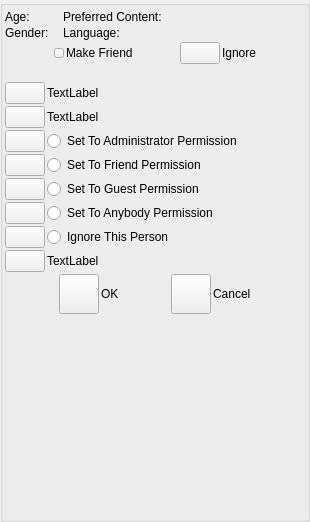
<?xml version="1.0" encoding="UTF-8"?>
<ui version="4.0">
 <class>AppletPeerChangeFriendshipUi</class>
 <widget class="QWidget" name="AppletPeerChangeFriendshipUi">
  <property name="geometry">
   <rect>
    <x>0</x>
    <y>0</y>
    <width>310</width>
    <height>522</height>
   </rect>
  </property>
  <property name="sizePolicy">
   <sizepolicy hsizetype="Expanding" vsizetype="Expanding">
    <horstretch>0</horstretch>
    <verstretch>0</verstretch>
   </sizepolicy>
  </property>
  <property name="minimumSize">
   <size>
    <width>0</width>
    <height>32</height>
   </size>
  </property>
  <property name="windowTitle">
   <string>Dialog</string>
  </property>
  <layout class="QVBoxLayout" name="verticalLayout">
   <property name="spacing">
    <number>0</number>
   </property>
   <property name="leftMargin">
    <number>0</number>
   </property>
   <property name="topMargin">
    <number>0</number>
   </property>
   <property name="rightMargin">
    <number>0</number>
   </property>
   <property name="bottomMargin">
    <number>0</number>
   </property>
   <item>
    <widget class="QGroupBox" name="DialogItemsGroupBox">
     <property name="sizePolicy">
      <sizepolicy hsizetype="Expanding" vsizetype="Expanding">
       <horstretch>0</horstretch>
       <verstretch>0</verstretch>
      </sizepolicy>
     </property>
     <property name="minimumSize">
      <size>
       <width>0</width>
       <height>0</height>
      </size>
     </property>
     <property name="title">
      <string/>
     </property>
     <layout class="QVBoxLayout" name="verticalLayout_4">
      <property name="spacing">
       <number>2</number>
      </property>
      <property name="leftMargin">
       <number>2</number>
      </property>
      <property name="topMargin">
       <number>2</number>
      </property>
      <property name="rightMargin">
       <number>2</number>
      </property>
      <property name="bottomMargin">
       <number>2</number>
      </property>
      <item>
       <widget class="IdentWidget" name="m_IdentWidget" native="true"/>
      </item>
      <item>
       <layout class="QHBoxLayout" name="horizontalLayout_9">
        <property name="spacing">
         <number>5</number>
        </property>
        <item>
         <layout class="QVBoxLayout" name="verticalLayout_3">
          <property name="spacing">
           <number>2</number>
          </property>
          <item>
           <layout class="QHBoxLayout" name="horizontalLayout_7">
            <item>
             <widget class="QLabel" name="label_6">
              <property name="sizePolicy">
               <sizepolicy hsizetype="Minimum" vsizetype="Preferred">
                <horstretch>0</horstretch>
                <verstretch>0</verstretch>
               </sizepolicy>
              </property>
              <property name="text">
               <string>Age:</string>
              </property>
             </widget>
            </item>
            <item>
             <widget class="QLabel" name="m_AgeTextLabel">
              <property name="sizePolicy">
               <sizepolicy hsizetype="Minimum" vsizetype="Preferred">
                <horstretch>0</horstretch>
                <verstretch>0</verstretch>
               </sizepolicy>
              </property>
              <property name="text">
               <string/>
              </property>
             </widget>
            </item>
           </layout>
          </item>
          <item>
           <layout class="QHBoxLayout" name="horizontalLayout_8">
            <item>
             <widget class="QLabel" name="label_3">
              <property name="sizePolicy">
               <sizepolicy hsizetype="Minimum" vsizetype="Preferred">
                <horstretch>0</horstretch>
                <verstretch>0</verstretch>
               </sizepolicy>
              </property>
              <property name="text">
               <string>Gender:</string>
              </property>
             </widget>
            </item>
            <item>
             <widget class="QLabel" name="m_GenderTextLabel">
              <property name="sizePolicy">
               <sizepolicy hsizetype="Minimum" vsizetype="Preferred">
                <horstretch>0</horstretch>
                <verstretch>0</verstretch>
               </sizepolicy>
              </property>
              <property name="text">
               <string/>
              </property>
             </widget>
            </item>
           </layout>
          </item>
         </layout>
        </item>
        <item>
         <layout class="QVBoxLayout" name="verticalLayout_2">
          <property name="spacing">
           <number>2</number>
          </property>
          <item>
           <layout class="QHBoxLayout" name="horizontalLayout_6">
            <item>
             <widget class="QLabel" name="label">
              <property name="sizePolicy">
               <sizepolicy hsizetype="Minimum" vsizetype="Preferred">
                <horstretch>0</horstretch>
                <verstretch>0</verstretch>
               </sizepolicy>
              </property>
              <property name="text">
               <string>Preferred Content:</string>
              </property>
             </widget>
            </item>
            <item>
             <widget class="QLabel" name="m_ContentTextLabel">
              <property name="sizePolicy">
               <sizepolicy hsizetype="Expanding" vsizetype="Preferred">
                <horstretch>0</horstretch>
                <verstretch>0</verstretch>
               </sizepolicy>
              </property>
              <property name="text">
               <string/>
              </property>
             </widget>
            </item>
           </layout>
          </item>
          <item>
           <layout class="QHBoxLayout" name="horizontalLayout_5">
            <item>
             <widget class="QLabel" name="m_LanguageLabel">
              <property name="sizePolicy">
               <sizepolicy hsizetype="Minimum" vsizetype="Preferred">
                <horstretch>0</horstretch>
                <verstretch>0</verstretch>
               </sizepolicy>
              </property>
              <property name="text">
               <string>Language:</string>
              </property>
             </widget>
            </item>
            <item>
             <widget class="QLabel" name="m_LanguageTextLabel">
              <property name="sizePolicy">
               <sizepolicy hsizetype="Expanding" vsizetype="Preferred">
                <horstretch>0</horstretch>
                <verstretch>0</verstretch>
               </sizepolicy>
              </property>
              <property name="text">
               <string/>
              </property>
             </widget>
            </item>
           </layout>
          </item>
         </layout>
        </item>
       </layout>
      </item>
      <item>
       <layout class="QHBoxLayout" name="horizontalLayout_4">
        <property name="spacing">
         <number>2</number>
        </property>
        <property name="leftMargin">
         <number>5</number>
        </property>
        <property name="rightMargin">
         <number>5</number>
        </property>
        <item>
         <spacer name="horizontalSpacer_3">
          <property name="orientation">
           <enum>Qt::Orientation::Horizontal</enum>
          </property>
          <property name="sizeHint" stdset="0">
           <size>
            <width>40</width>
            <height>20</height>
           </size>
          </property>
         </spacer>
        </item>
        <item>
         <widget class="VxPushButton" name="m_MakeFriendButton">
          <property name="sizePolicy">
           <sizepolicy hsizetype="Fixed" vsizetype="Fixed">
            <horstretch>0</horstretch>
            <verstretch>0</verstretch>
           </sizepolicy>
          </property>
          <property name="minimumSize">
           <size>
            <width>10</width>
            <height>10</height>
           </size>
          </property>
          <property name="maximumSize">
           <size>
            <width>10</width>
            <height>10</height>
           </size>
          </property>
          <property name="text">
           <string notr="true"/>
          </property>
         </widget>
        </item>
        <item>
         <widget class="VxLabel" name="m_MakeFriendLabel">
          <property name="text">
           <string>Make Friend</string>
          </property>
         </widget>
        </item>
        <item>
         <spacer name="horizontalSpacer_6">
          <property name="orientation">
           <enum>Qt::Orientation::Horizontal</enum>
          </property>
          <property name="sizeHint" stdset="0">
           <size>
            <width>40</width>
            <height>20</height>
           </size>
          </property>
         </spacer>
        </item>
        <item>
         <widget class="VxPushButton" name="m_IgnoreButton">
          <property name="sizePolicy">
           <sizepolicy hsizetype="Preferred" vsizetype="Preferred">
            <horstretch>0</horstretch>
            <verstretch>0</verstretch>
           </sizepolicy>
          </property>
          <property name="minimumSize">
           <size>
            <width>0</width>
            <height>0</height>
           </size>
          </property>
          <property name="text">
           <string notr="true"/>
          </property>
         </widget>
        </item>
        <item>
         <widget class="VxLabel" name="m_IgnoreLabel">
          <property name="text">
           <string>Ignore</string>
          </property>
         </widget>
        </item>
        <item>
         <spacer name="horizontalSpacer_4">
          <property name="orientation">
           <enum>Qt::Orientation::Horizontal</enum>
          </property>
          <property name="sizeHint" stdset="0">
           <size>
            <width>40</width>
            <height>20</height>
           </size>
          </property>
         </spacer>
        </item>
       </layout>
      </item>
      <item>
       <widget class="QLabel" name="m_StatusLabel">
        <property name="text">
         <string notr="true"/>
        </property>
       </widget>
      </item>
      <item>
       <layout class="QHBoxLayout" name="horizontalLayout">
        <item>
         <widget class="VxPushButton" name="m_HisPermissionButton">
          <property name="sizePolicy">
           <sizepolicy hsizetype="Preferred" vsizetype="Preferred">
            <horstretch>0</horstretch>
            <verstretch>0</verstretch>
           </sizepolicy>
          </property>
          <property name="minimumSize">
           <size>
            <width>0</width>
            <height>0</height>
           </size>
          </property>
          <property name="maximumSize">
           <size>
            <width>16777215</width>
            <height>16777215</height>
           </size>
          </property>
          <property name="text">
           <string notr="true"/>
          </property>
          <property name="iconSize">
           <size>
            <width>48</width>
            <height>48</height>
           </size>
          </property>
         </widget>
        </item>
        <item>
         <widget class="QLabel" name="m_HisPermissionLabel">
          <property name="sizePolicy">
           <sizepolicy hsizetype="Expanding" vsizetype="Preferred">
            <horstretch>0</horstretch>
            <verstretch>0</verstretch>
           </sizepolicy>
          </property>
          <property name="text">
           <string>TextLabel</string>
          </property>
         </widget>
        </item>
       </layout>
      </item>
      <item>
       <layout class="QHBoxLayout" name="horizontalLayout_3">
        <item>
         <widget class="VxPushButton" name="m_MyPermissionButton">
          <property name="sizePolicy">
           <sizepolicy hsizetype="Preferred" vsizetype="Preferred">
            <horstretch>0</horstretch>
            <verstretch>0</verstretch>
           </sizepolicy>
          </property>
          <property name="minimumSize">
           <size>
            <width>0</width>
            <height>0</height>
           </size>
          </property>
          <property name="maximumSize">
           <size>
            <width>16777215</width>
            <height>16777215</height>
           </size>
          </property>
          <property name="text">
           <string notr="true"/>
          </property>
          <property name="iconSize">
           <size>
            <width>48</width>
            <height>48</height>
           </size>
          </property>
         </widget>
        </item>
        <item>
         <widget class="QLabel" name="m_MyPermissionLabel">
          <property name="sizePolicy">
           <sizepolicy hsizetype="Expanding" vsizetype="Preferred">
            <horstretch>0</horstretch>
            <verstretch>0</verstretch>
           </sizepolicy>
          </property>
          <property name="text">
           <string>TextLabel</string>
          </property>
         </widget>
        </item>
       </layout>
      </item>
      <item>
       <layout class="QHBoxLayout" name="horizontalLayout_11">
        <item>
         <widget class="VxPushButton" name="m_SelectAdminButton">
          <property name="sizePolicy">
           <sizepolicy hsizetype="Preferred" vsizetype="Preferred">
            <horstretch>0</horstretch>
            <verstretch>0</verstretch>
           </sizepolicy>
          </property>
          <property name="minimumSize">
           <size>
            <width>0</width>
            <height>0</height>
           </size>
          </property>
          <property name="text">
           <string notr="true"/>
          </property>
         </widget>
        </item>
        <item>
         <widget class="QRadioButton" name="ToAdministratorButton">
          <property name="sizePolicy">
           <sizepolicy hsizetype="Expanding" vsizetype="Fixed">
            <horstretch>0</horstretch>
            <verstretch>0</verstretch>
           </sizepolicy>
          </property>
          <property name="minimumSize">
           <size>
            <width>0</width>
            <height>0</height>
           </size>
          </property>
          <property name="text">
           <string>Set To Administrator Permission</string>
          </property>
         </widget>
        </item>
       </layout>
      </item>
      <item>
       <layout class="QHBoxLayout" name="horizontalLayout_12">
        <item>
         <widget class="VxPushButton" name="m_SelectFriendButton">
          <property name="sizePolicy">
           <sizepolicy hsizetype="Preferred" vsizetype="Preferred">
            <horstretch>0</horstretch>
            <verstretch>0</verstretch>
           </sizepolicy>
          </property>
          <property name="minimumSize">
           <size>
            <width>0</width>
            <height>0</height>
           </size>
          </property>
          <property name="text">
           <string notr="true"/>
          </property>
         </widget>
        </item>
        <item>
         <widget class="QRadioButton" name="ToFriendButton">
          <property name="sizePolicy">
           <sizepolicy hsizetype="Expanding" vsizetype="Fixed">
            <horstretch>0</horstretch>
            <verstretch>0</verstretch>
           </sizepolicy>
          </property>
          <property name="minimumSize">
           <size>
            <width>0</width>
            <height>0</height>
           </size>
          </property>
          <property name="text">
           <string>Set To Friend Permission</string>
          </property>
         </widget>
        </item>
       </layout>
      </item>
      <item>
       <layout class="QHBoxLayout" name="horizontalLayout_13">
        <item>
         <widget class="VxPushButton" name="m_SelectGuestButton">
          <property name="sizePolicy">
           <sizepolicy hsizetype="Preferred" vsizetype="Preferred">
            <horstretch>0</horstretch>
            <verstretch>0</verstretch>
           </sizepolicy>
          </property>
          <property name="minimumSize">
           <size>
            <width>0</width>
            <height>0</height>
           </size>
          </property>
          <property name="text">
           <string notr="true"/>
          </property>
         </widget>
        </item>
        <item>
         <widget class="QRadioButton" name="ToGuestButton">
          <property name="sizePolicy">
           <sizepolicy hsizetype="Expanding" vsizetype="Fixed">
            <horstretch>0</horstretch>
            <verstretch>0</verstretch>
           </sizepolicy>
          </property>
          <property name="minimumSize">
           <size>
            <width>0</width>
            <height>0</height>
           </size>
          </property>
          <property name="text">
           <string>Set To Guest Permission</string>
          </property>
         </widget>
        </item>
       </layout>
      </item>
      <item>
       <layout class="QHBoxLayout" name="horizontalLayout_15">
        <item>
         <widget class="VxPushButton" name="m_SelectAnonymousButton">
          <property name="sizePolicy">
           <sizepolicy hsizetype="Preferred" vsizetype="Preferred">
            <horstretch>0</horstretch>
            <verstretch>0</verstretch>
           </sizepolicy>
          </property>
          <property name="minimumSize">
           <size>
            <width>0</width>
            <height>0</height>
           </size>
          </property>
          <property name="text">
           <string notr="true"/>
          </property>
         </widget>
        </item>
        <item>
         <widget class="QRadioButton" name="ToAnonymousButton">
          <property name="sizePolicy">
           <sizepolicy hsizetype="Expanding" vsizetype="Fixed">
            <horstretch>0</horstretch>
            <verstretch>0</verstretch>
           </sizepolicy>
          </property>
          <property name="minimumSize">
           <size>
            <width>0</width>
            <height>0</height>
           </size>
          </property>
          <property name="text">
           <string>Set To Anybody Permission</string>
          </property>
         </widget>
        </item>
       </layout>
      </item>
      <item>
       <layout class="QHBoxLayout" name="horizontalLayout_14">
        <item>
         <widget class="VxPushButton" name="m_SelectIgnoreButton">
          <property name="sizePolicy">
           <sizepolicy hsizetype="Preferred" vsizetype="Preferred">
            <horstretch>0</horstretch>
            <verstretch>0</verstretch>
           </sizepolicy>
          </property>
          <property name="minimumSize">
           <size>
            <width>0</width>
            <height>0</height>
           </size>
          </property>
          <property name="text">
           <string notr="true"/>
          </property>
         </widget>
        </item>
        <item>
         <widget class="QRadioButton" name="ToIgnoreButton">
          <property name="sizePolicy">
           <sizepolicy hsizetype="Expanding" vsizetype="Fixed">
            <horstretch>0</horstretch>
            <verstretch>0</verstretch>
           </sizepolicy>
          </property>
          <property name="minimumSize">
           <size>
            <width>0</width>
            <height>0</height>
           </size>
          </property>
          <property name="text">
           <string>Ignore This Person</string>
          </property>
         </widget>
        </item>
       </layout>
      </item>
      <item>
       <layout class="QHBoxLayout" name="horizontalLayout_10">
        <item>
         <widget class="VxPushButton" name="m_PreferredButton">
          <property name="sizePolicy">
           <sizepolicy hsizetype="Preferred" vsizetype="Preferred">
            <horstretch>0</horstretch>
            <verstretch>0</verstretch>
           </sizepolicy>
          </property>
          <property name="minimumSize">
           <size>
            <width>0</width>
            <height>0</height>
           </size>
          </property>
          <property name="maximumSize">
           <size>
            <width>16777215</width>
            <height>16777215</height>
           </size>
          </property>
          <property name="text">
           <string notr="true"/>
          </property>
          <property name="iconSize">
           <size>
            <width>48</width>
            <height>48</height>
           </size>
          </property>
         </widget>
        </item>
        <item>
         <widget class="QLabel" name="m_PreferredLabel">
          <property name="sizePolicy">
           <sizepolicy hsizetype="Expanding" vsizetype="Preferred">
            <horstretch>0</horstretch>
            <verstretch>0</verstretch>
           </sizepolicy>
          </property>
          <property name="text">
           <string>TextLabel</string>
          </property>
         </widget>
        </item>
       </layout>
      </item>
      <item>
       <layout class="QHBoxLayout" name="horizontalLayout_2">
        <property name="leftMargin">
         <number>5</number>
        </property>
        <property name="rightMargin">
         <number>5</number>
        </property>
        <item>
         <spacer name="horizontalSpacer">
          <property name="orientation">
           <enum>Qt::Orientation::Horizontal</enum>
          </property>
          <property name="sizeHint" stdset="0">
           <size>
            <width>40</width>
            <height>20</height>
           </size>
          </property>
         </spacer>
        </item>
        <item>
         <widget class="VxPushButton" name="m_OkButton">
          <property name="minimumSize">
           <size>
            <width>0</width>
            <height>40</height>
           </size>
          </property>
          <property name="text">
           <string notr="true"/>
          </property>
         </widget>
        </item>
        <item>
         <widget class="QLabel" name="m_OkLabel">
          <property name="text">
           <string>OK</string>
          </property>
         </widget>
        </item>
        <item>
         <spacer name="horizontalSpacer_2">
          <property name="orientation">
           <enum>Qt::Orientation::Horizontal</enum>
          </property>
          <property name="sizeHint" stdset="0">
           <size>
            <width>40</width>
            <height>20</height>
           </size>
          </property>
         </spacer>
        </item>
        <item>
         <widget class="VxPushButton" name="m_CancelButton">
          <property name="minimumSize">
           <size>
            <width>0</width>
            <height>40</height>
           </size>
          </property>
          <property name="text">
           <string notr="true"/>
          </property>
         </widget>
        </item>
        <item>
         <widget class="QLabel" name="m_CancelLabel">
          <property name="text">
           <string>Cancel</string>
          </property>
         </widget>
        </item>
        <item>
         <spacer name="horizontalSpacer_5">
          <property name="orientation">
           <enum>Qt::Orientation::Horizontal</enum>
          </property>
          <property name="sizeHint" stdset="0">
           <size>
            <width>40</width>
            <height>20</height>
           </size>
          </property>
         </spacer>
        </item>
       </layout>
      </item>
      <item>
       <spacer name="verticalSpacer">
        <property name="orientation">
         <enum>Qt::Orientation::Vertical</enum>
        </property>
        <property name="sizeHint" stdset="0">
         <size>
          <width>20</width>
          <height>81</height>
         </size>
        </property>
       </spacer>
      </item>
     </layout>
    </widget>
   </item>
  </layout>
 </widget>
 <customwidgets>
  <customwidget>
   <class>VxPushButton</class>
   <extends>QPushButton</extends>
   <header>VxPushButton.h</header>
  </customwidget>
  <customwidget>
   <class>VxLabel</class>
   <extends>QLabel</extends>
   <header>VxLabel.h</header>
  </customwidget>
  <customwidget>
   <class>IdentWidget</class>
   <extends>QWidget</extends>
   <header>IdentWidget.h</header>
   <container>1</container>
  </customwidget>
 </customwidgets>
 <resources/>
 <connections/>
</ui>
